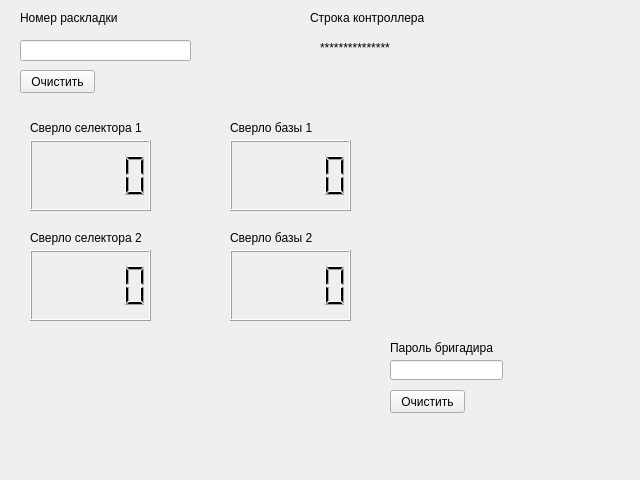
<?xml version="1.0" encoding="UTF-8"?>
<ui version="4.0">
 <class>MainWindow</class>
 <widget class="QMainWindow" name="MainWindow">
  <property name="windowModality">
   <enum>Qt::ApplicationModal</enum>
  </property>
  <property name="geometry">
   <rect>
    <x>0</x>
    <y>0</y>
    <width>640</width>
    <height>480</height>
   </rect>
  </property>
  <property name="minimumSize">
   <size>
    <width>640</width>
    <height>480</height>
   </size>
  </property>
  <property name="maximumSize">
   <size>
    <width>640</width>
    <height>480</height>
   </size>
  </property>
  <property name="focusPolicy">
   <enum>Qt::StrongFocus</enum>
  </property>
  <property name="windowTitle">
   <string>Селектор сверел</string>
  </property>
  <property name="documentMode">
   <bool>false</bool>
  </property>
  <widget class="QWidget" name="centralwidget">
   <widget class="QLineEdit" name="lineEdit">
    <property name="geometry">
     <rect>
      <x>20</x>
      <y>40</y>
      <width>171</width>
      <height>21</height>
     </rect>
    </property>
   </widget>
   <widget class="QLabel" name="label">
    <property name="geometry">
     <rect>
      <x>20</x>
      <y>10</y>
      <width>131</width>
      <height>16</height>
     </rect>
    </property>
    <property name="text">
     <string>Номер раскладки</string>
    </property>
   </widget>
   <widget class="QLabel" name="label_2">
    <property name="geometry">
     <rect>
      <x>310</x>
      <y>10</y>
      <width>131</width>
      <height>16</height>
     </rect>
    </property>
    <property name="text">
     <string>Строка контроллера</string>
    </property>
   </widget>
   <widget class="QLabel" name="label_3">
    <property name="geometry">
     <rect>
      <x>320</x>
      <y>40</y>
      <width>131</width>
      <height>16</height>
     </rect>
    </property>
    <property name="text">
     <string>***************</string>
    </property>
   </widget>
   <widget class="QLCDNumber" name="lcdNumber">
    <property name="geometry">
     <rect>
      <x>30</x>
      <y>140</y>
      <width>121</width>
      <height>71</height>
     </rect>
    </property>
    <property name="mode">
     <enum>QLCDNumber::Dec</enum>
    </property>
    <property name="segmentStyle">
     <enum>QLCDNumber::Filled</enum>
    </property>
    <property name="intValue" stdset="0">
     <number>0</number>
    </property>
   </widget>
   <widget class="QLCDNumber" name="lcdNumber_2">
    <property name="geometry">
     <rect>
      <x>30</x>
      <y>250</y>
      <width>121</width>
      <height>71</height>
     </rect>
    </property>
    <property name="intValue" stdset="0">
     <number>0</number>
    </property>
   </widget>
   <widget class="QLCDNumber" name="lcdNumber_3">
    <property name="geometry">
     <rect>
      <x>230</x>
      <y>140</y>
      <width>121</width>
      <height>71</height>
     </rect>
    </property>
    <property name="value" stdset="0">
     <double>0.000000000000000</double>
    </property>
   </widget>
   <widget class="QLCDNumber" name="lcdNumber_4">
    <property name="geometry">
     <rect>
      <x>230</x>
      <y>250</y>
      <width>121</width>
      <height>71</height>
     </rect>
    </property>
   </widget>
   <widget class="QLabel" name="label_4">
    <property name="geometry">
     <rect>
      <x>30</x>
      <y>120</y>
      <width>131</width>
      <height>16</height>
     </rect>
    </property>
    <property name="text">
     <string>Сверло селектора 1</string>
    </property>
   </widget>
   <widget class="QLabel" name="label_5">
    <property name="geometry">
     <rect>
      <x>230</x>
      <y>120</y>
      <width>131</width>
      <height>16</height>
     </rect>
    </property>
    <property name="text">
     <string>Сверло базы 1</string>
    </property>
   </widget>
   <widget class="QPushButton" name="pushButton">
    <property name="geometry">
     <rect>
      <x>20</x>
      <y>70</y>
      <width>75</width>
      <height>23</height>
     </rect>
    </property>
    <property name="text">
     <string>Очистить</string>
    </property>
    <property name="checkable">
     <bool>false</bool>
    </property>
   </widget>
   <widget class="QLabel" name="label_6">
    <property name="geometry">
     <rect>
      <x>30</x>
      <y>230</y>
      <width>131</width>
      <height>16</height>
     </rect>
    </property>
    <property name="text">
     <string>Сверло селектора 2</string>
    </property>
   </widget>
   <widget class="QLabel" name="label_7">
    <property name="geometry">
     <rect>
      <x>230</x>
      <y>230</y>
      <width>131</width>
      <height>16</height>
     </rect>
    </property>
    <property name="text">
     <string>Сверло базы 2</string>
    </property>
   </widget>
   <widget class="QLabel" name="label_8">
    <property name="geometry">
     <rect>
      <x>390</x>
      <y>340</y>
      <width>111</width>
      <height>16</height>
     </rect>
    </property>
    <property name="text">
     <string>Пароль бригадира</string>
    </property>
   </widget>
   <widget class="QLineEdit" name="lineEdit_2">
    <property name="geometry">
     <rect>
      <x>390</x>
      <y>360</y>
      <width>113</width>
      <height>20</height>
     </rect>
    </property>
    <property name="echoMode">
     <enum>QLineEdit::Password</enum>
    </property>
   </widget>
   <widget class="QPushButton" name="pushButton_2">
    <property name="geometry">
     <rect>
      <x>390</x>
      <y>390</y>
      <width>75</width>
      <height>23</height>
     </rect>
    </property>
    <property name="text">
     <string>Очистить</string>
    </property>
    <property name="checkable">
     <bool>false</bool>
    </property>
   </widget>
  </widget>
  <widget class="QMenuBar" name="menubar">
   <property name="enabled">
    <bool>false</bool>
   </property>
   <property name="geometry">
    <rect>
     <x>0</x>
     <y>0</y>
     <width>640</width>
     <height>21</height>
    </rect>
   </property>
  </widget>
 </widget>
 <resources/>
 <connections/>
</ui>
